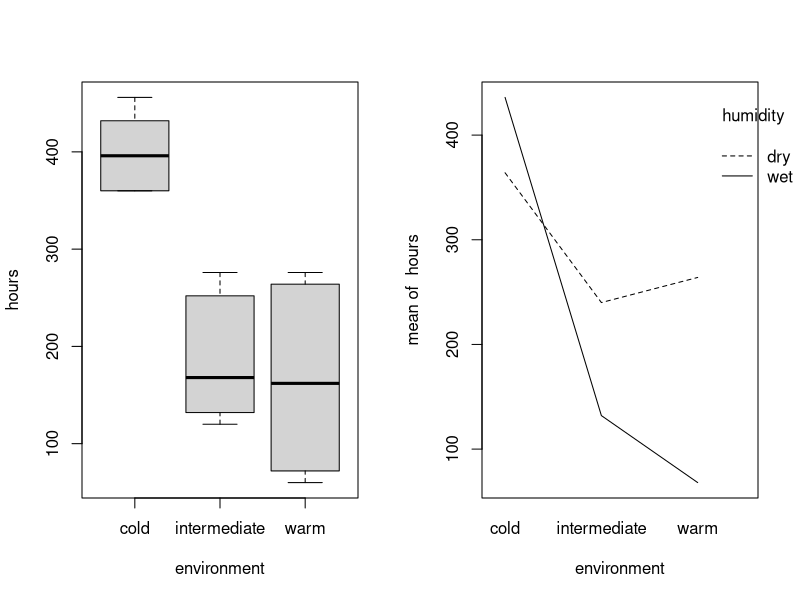
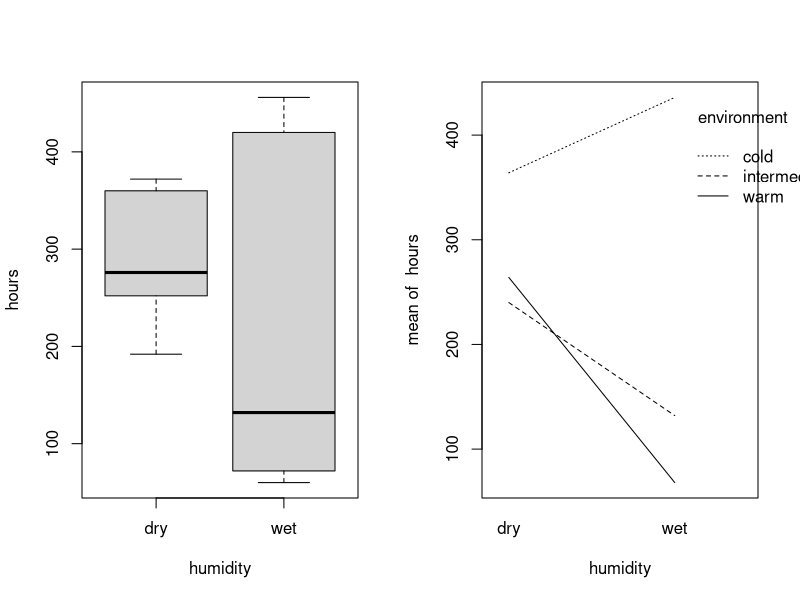
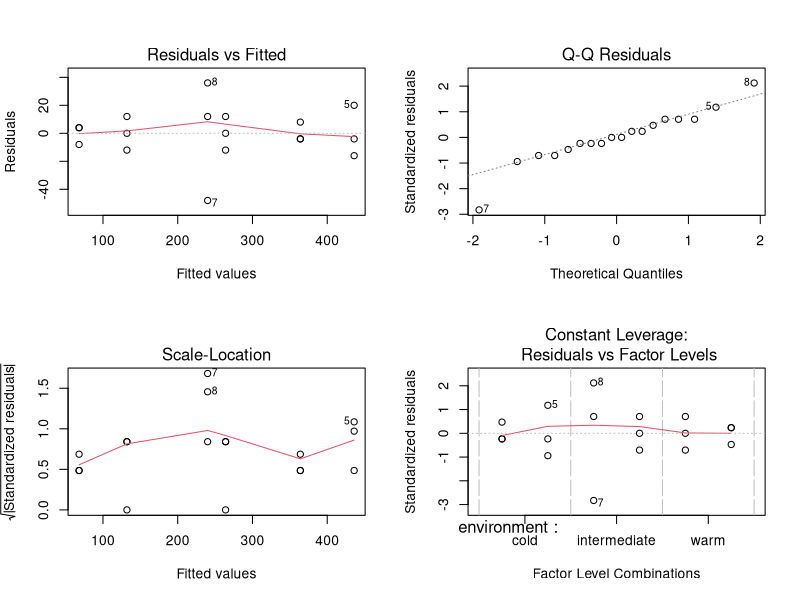
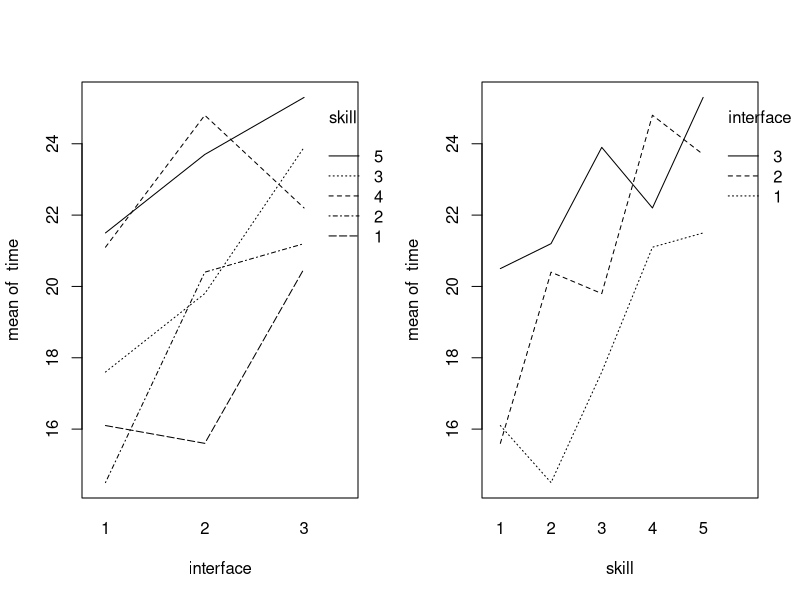
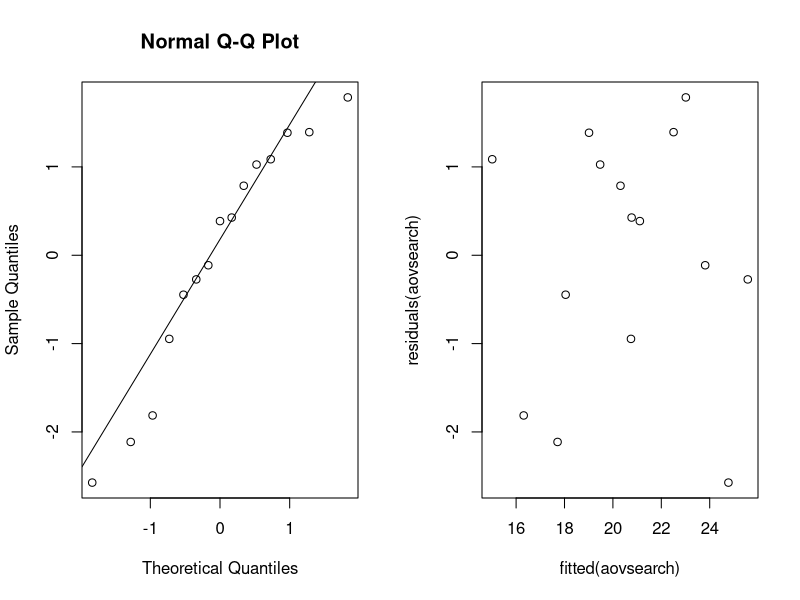
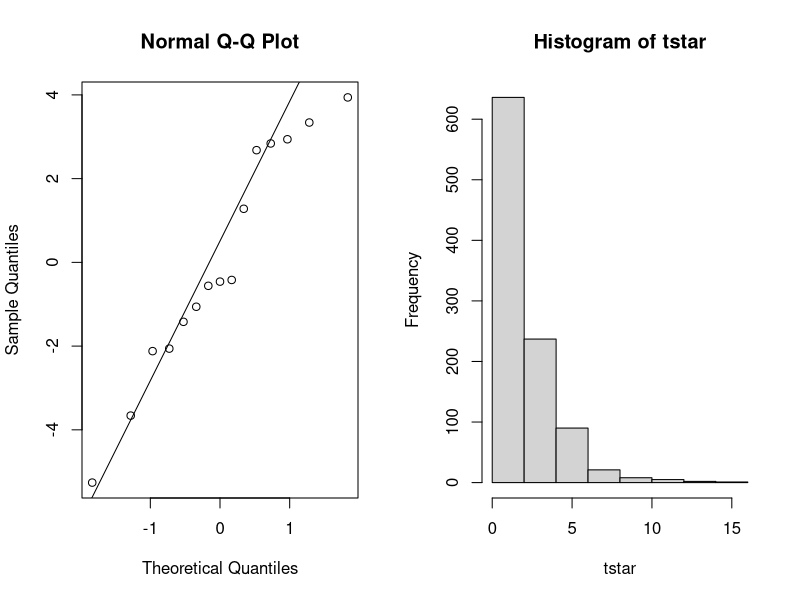
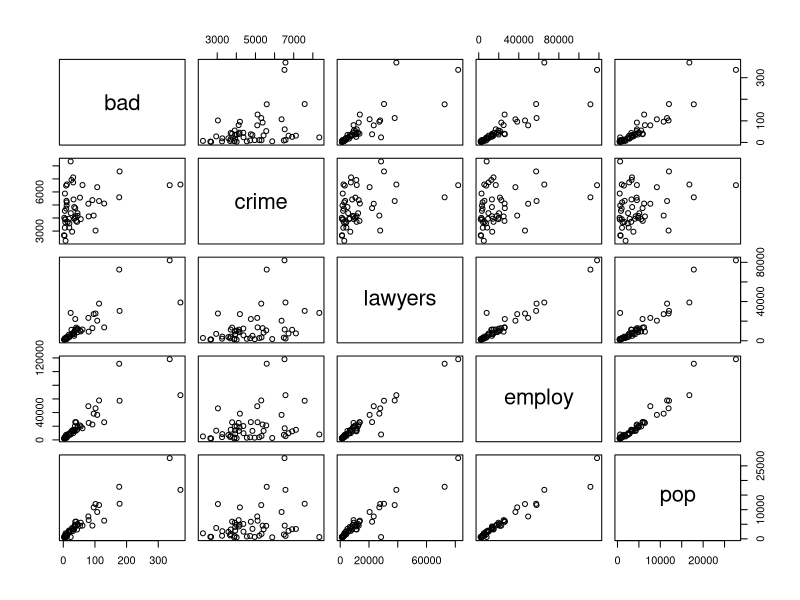
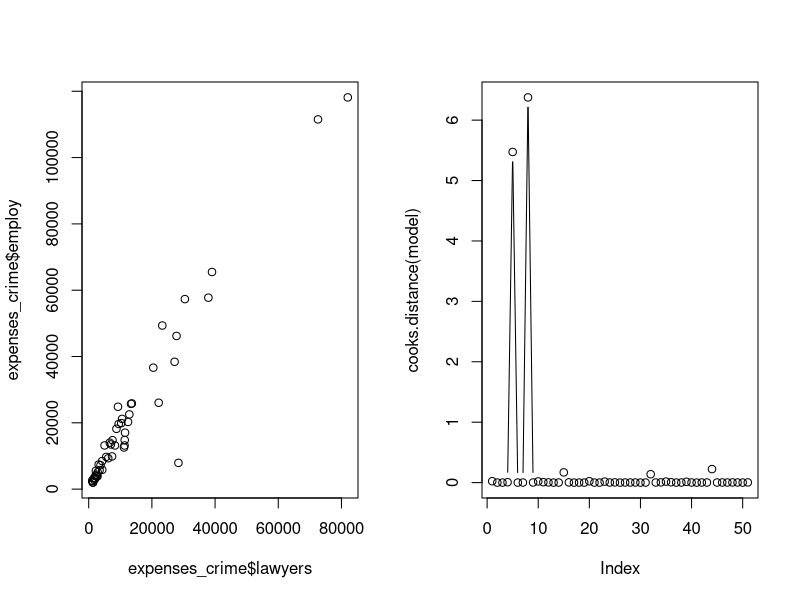

These figures' R source, in order:
## ---- chunk 1
knitr::opts_chunk$set(fig.height = 2.5)
options(show.signif.stars=FALSE)
## ---- chunk 2
bread = read.table(file = 'data/bread.txt', header = TRUE)
## ---- chunk 3
# The randomization process for 18 slices
# Take hours column from the data
hrs = as.vector(as.matrix(bread$hours))
# Create environment column
env = rep(c('cold', 'intermediate', 'warm'), each = 6)
# Create humidity column
humi = rep(c('dry', 'wet'), each = 3)
# Converting to data frame
head(data.frame(cbind(hrs, env, humi)))
## ---- chunk 4
# Divide into two columns
par(mfrow=c(1, 2))
attach(bread)
# Boxplot vs interaction plot in hours~environment
boxplot(hours~environment, data = bread)
interaction.plot(environment, humidity, hours, fixed = TRUE)
# Boxplot vs interaction plot in hours~humidity
boxplot(hours~humidity, data = bread)
interaction.plot(humidity, environment, hours, fixed = TRUE)
## ---- chunk 5
# Creating linear model and ANOVA test
breadaov = lm(hours~environment*humidity, data = bread); anova(breadaov)
p_interaction = anova(breadaov)$Pr[3]
## ---- chunk 6
summary(breadaov)[4]
## ---- chunk 7
par(mfrow=c(2, 2))
# Plot the linear fitted model graphs
plot(breadaov)
## ---- chunk 8
search = read.table("data/search.txt", header=TRUE)
## ---- chunk 9
N = 1 #
I = 3 
B = 5
for (i in 1:B){
  print(sample(1:(N*I)))
}
## ---- chunk 10

attach(search)

par(mfrow=c(1,2))
interaction.plot(interface,skill,time)
interaction.plot(skill,interface,time)
## ---- chunk 11
search$skill = as.factor(search$skill)
search$interface = as.factor(search$interface)

aovsearch=lm(time~interface+skill, data=search); anova(aovsearch)
## ---- chunk 12
summary(aovsearch)[4]
## ---- chunk 13
qqnorm(residuals(aovsearch));qqline(residuals(aovsearch))
## ---- chunk 14
plot(fitted(aovsearch),residuals(aovsearch))
## ---- chunk 15
friedman.test(time,interface,skill)
## ---- chunk 16
aovsearch2 = lm(time~interface, data=search); anova(aovsearch2)
## ---- chunk 17
qqnorm(residuals(aovsearch2))
qqline(residuals(aovsearch2))
## ---- chunk 18
library(lme4)
## ---- chunk 19
cow = read.table("data/cow.txt", header=TRUE)
## ---- chunk 20
aovcow = lm(milk~id+per+treatment,data=cow)
anova(aovcow)
## ---- chunk 21
cow$id = factor(cow$id); cow$per=factor(cow$per)
cowlm = lm(milk~treatment+per+id, data=cow)
summary(cowlm)
## ---- chunk 22
attach(cow)
cowlmer1 = lmer(milk~treatment+order+per+(1|id),REML=FALSE)
cowlmer2 = lmer(milk~order+per+(1|id),REML=FALSE)
anova(cowlmer2,cowlmer1)
## ---- chunk 23
summary(cowlmer1)
## ---- chunk 24
attach(cow)
t.test(milk[treatment=="A"],milk[treatment=="B"],paired=TRUE)
## ---- chunk 25
nauseatable = read.table(file = 'data/nauseatable.txt', header = TRUE)
## ---- chunk 26
table_to_vector = unlist(nauseatable,  use.names = FALSE)
# Create nausea column, possible values 0 (No Nausea), 1(Nausea)
nausea = rep(c('0', '1'), each = 3, times = c(table_to_vector))
med = c('Chlorpromazine','Pentobarbital(100mg)','Pentobarbital(150mg)')
# Create medicine column, contains name of all the medicines
medicine = rep(c(med,med), each = 1, times = c(table_to_vector))
df = data.frame(cbind(nausea, medicine))
## ---- chunk 27
xtabs(~medicine+nausea)
## ---- chunk 28
#options(scipen = 999)
meds = factor(medicine)
mystat=function(x) sum(residuals(x)^2)
B=1000
tstar=numeric(B)
for (i in 1:B) {
  treatstar=sample(medicine)
  tstar[i]=chisq.test(xtabs(~treatstar+nausea, data = nauseatable))[[1]]
}
myt=chisq.test(xtabs(~medicine+nausea, data = nauseatable))[[1]]
myt
hist(tstar)
## ---- chunk 29
pl = sum(tstar<myt)/B 
pr = sum(tstar>myt)/B
pmin = min(pl,pr) 
(pvalue = pmin)
## ---- chunk 30
(pvalue_chisq = chisq.test(xtabs(~medicine+nausea, data = nauseatable))[[3]])
(pvalue_tstar=pmin)
## ---- chunk 31
expenses_crime = read.table(file = 'data/expensescrime.txt', header = TRUE)
## ---- chunk 32
# Step Up method
summary(lm( expend~bad ,data = expenses_crime))[[9]]
summary(lm( expend~crime ,data = expenses_crime))[[9]]
summary(lm( expend~lawyers ,data = expenses_crime))[[9]]
summary(lm( expend~employ ,data = expenses_crime))[[9]]
summary(lm( expend~pop ,data = expenses_crime))[[9]]
## ---- chunk 33
summary(lm( expend~employ+bad ,data = expenses_crime))[[9]]
summary(lm( expend~employ+crime ,data = expenses_crime))[[9]]
summary(lm( expend~employ+lawyers ,data = expenses_crime))[[9]]
summary(lm( expend~employ+pop ,data = expenses_crime))[[9]]
## ---- chunk 34
summary(lm( expend~employ+lawyers+bad ,data = expenses_crime))[[9]]
summary(lm( expend~employ+lawyers+crime ,data = expenses_crime))[[9]]
summary(lm( expend~employ+lawyers+pop ,data = expenses_crime))[[9]]
## ---- chunk 35
#Final model for the step up approach
summary(lm( expend~employ+lawyers ,data = expenses_crime))[[9]]
## ---- chunk 36
summary(lm( expend~bad+crime+lawyers+employ+pop ,data = expenses_crime))
## ---- chunk 37
summary(lm( expend~crime+lawyers+employ+pop ,data = expenses_crime))

## ---- chunk 38
#Final model using Step down method
summary(lm( expend~lawyers+employ ,data = expenses_crime))[8]

## ---- chunk 39
plot(expenses_crime[,c(3:7)])
## ---- chunk 40
plot(expenses_crime$lawyers, expenses_crime$employ)
## ---- chunk 41
model = lm( expend~lawyers+employ ,data = expenses_crime)
round(cooks.distance(model),2)
plot(cooks.distance(model),type="b")
## ---- chunk 42
library(car)
influencePlot(model, main="Influence Plot", sub="Circle size corresponds Cook's Distance")
## ---- chunk 43
cor(expenses_crime[,c(3:7)])
plot(expenses_crime$pop, expenses_crime$employ)
## ---- chunk 44
model1 = lm( expend~lawyers+employ+pop ,data = expenses_crime)
vif(model)
vif(model1)
## ---- chunk 45
model_new = lm( expend~lawyers ,data = expenses_crime)
## ---- chunk 46
lw_model = lm( expend~lawyers ,data = expenses_crime)
plot(residuals(lw_model),expenses_crime$lawyers)

em_model = lm( expend~employ ,data = expenses_crime)
plot(residuals(em_model),expenses_crime$employ)
## ---- chunk 47
qqnorm(residuals(model));qqline(residuals(model))
